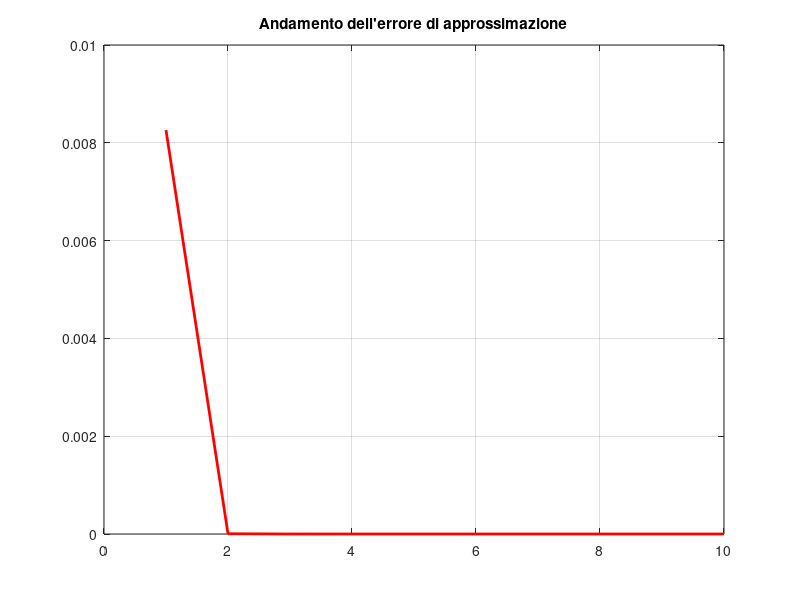

Recreate this plot in MATLAB.

	tr = inline("16^(-x)*(4/(8*x+1) - 2/(8*x+4) - 1/(8*x+5) - 1/(8*x+6))");


	p0 = (4-1/2-1/5-1/6);

	p_i = p0*ones(1,100);
	 

	for a=2:100
	  for b=1:a
	    p_i(a) = p_i(a) + tr(b);
	  endfor
	endfor

% converge velocemente a pi

real_pi = ones(1,100)*pi;
err = abs(real_pi - p_i);

% alla decima iterazione l'errore in format long risulta essere nullo

plot(1:10,err(1:1:10),'linewidth',2,'r');
grid on
title("Andamento dell'errore di approssimazione");

